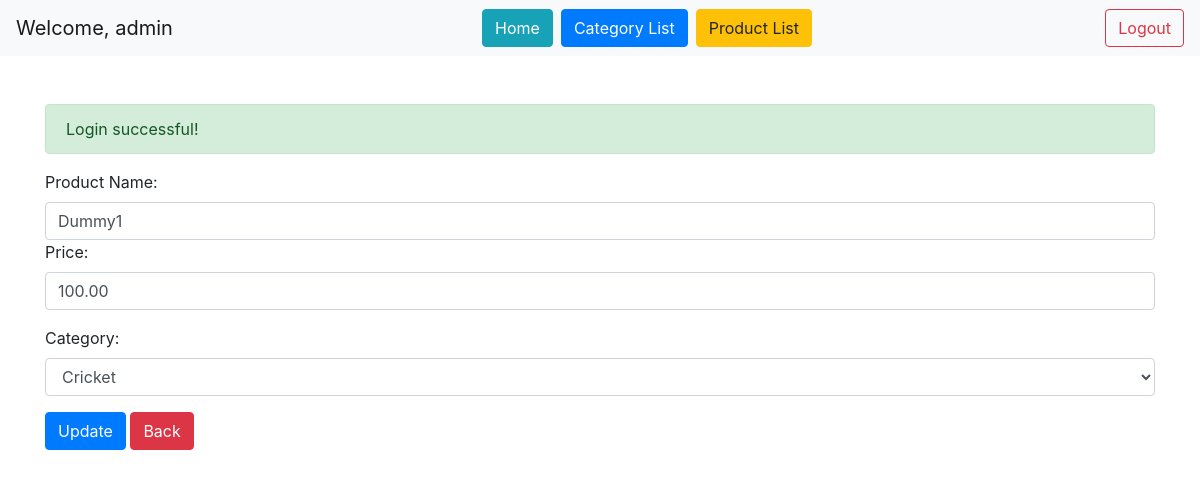
Screenshot of /public/edit-product?id=1 (signed in) with the database file from the repository.
### tables this page shows
CREATE TABLE `products` (
  `id` int(11) NOT NULL,
  `name` varchar(100) NOT NULL,
  `category_id` int(11) DEFAULT NULL,
  `price` decimal(10,2) NOT NULL,
  `created_at` timestamp NOT NULL DEFAULT current_timestamp()
);

CREATE TABLE `categories` (
  `id` int(11) NOT NULL,
  `name` varchar(100) NOT NULL,
  `created_at` timestamp NOT NULL DEFAULT current_timestamp()
);

### config/database.php (called while the page is built, shortened)
<?php
class Database
{
	private $host = 'localhost';
	private $db_name = 'ace';
	private $username = 'root';
	private $password = '';
	public function connect()
	{
		$this->conn = null;
		try {
			$this->conn = new PDO("mysql:host=" . $this->host . ";dbname=" . $this->db_name, $this->username, $this->password);
			$this->conn->setAttribute(PDO::ATTR_ERRMODE, PDO::ERRMODE_EXCEPTION);
		} catch (PDOException $e) {
			echo "Connection error: " . $e->getMessage();
		}
		return $this->conn;
	}
}

### app/models/Product.php (called while the page is built, shortened)
<?php
require_once __DIR__ . '/../../config/database.php';
class Product
{
	private $conn;
	public function __construct($db)
	{
		$this->conn = $db;
	}
	public function getProductById($id)
	{
		$query = "SELECT * FROM products WHERE id = :id";
		$stmt = $this->conn->prepare($query);
		$stmt->bindParam(':id', $id);
		$stmt->execute();
		return $stmt->fetch(PDO::FETCH_ASSOC);
	}
}

### app/models/Category.php (called while the page is built, shortened)
<?php
require_once __DIR__ . '/../../config/database.php';
class Category
{
	private $conn;
	private $table = 'categories';
	public function __construct($db)
	{
		$this->conn = $db;
	}
	public function read()
	{
		$query = "SELECT * FROM " . $this->table;
		$stmt = $this->conn->prepare($query);
		$stmt->execute();
		return $stmt;
	}
}

### app/views/edit_product.php (the view, shortened to what this page needs)
<?php
include "layouts/header.php";
?>
<form method="POST" id="product_form" action="/ace_practical/public/update-product">
		<label for="name">Product Name:</label>
		<input type="text" id="name" name="name" class="form-control" value="<?= htmlspecialchars($productData['name']); ?>" required>
	<div class="form-group">
		<label for="price">Price:</label>
		<input type="number" id="price" name="price" class="form-control"  value="<?= htmlspecialchars($productData['price']); ?>" required>
	</div>
	<div class="form-group">
		<label for="category_id">Category:</label>
		<select id="category_id" name="category_id" class="form-control" >
			<?php while ($row = $result->fetch(PDO::FETCH_ASSOC)): ?>
				<option value="<?= $row['id'] ?>" <?= $productData['category_id'] == $row['id'] ? 'selected' : ''; ?>><?= $row['name'] ?></option>
			<?php endwhile; ?>
		</select>
	</div>
	<button type="submit" class="btn btn-primary">Update</button>
	<a href="/ace_practical/public/list-products" class="btn btn-danger">Back</a>
</form>
<?php
include "layouts/footer.php";
?>

### rows the page displays
products: name "Dummy1", price "100.00", category_id "Cricket"

### other values shown
$_SESSION["username"] "admin"
$flash['message'] "Login successful!"
